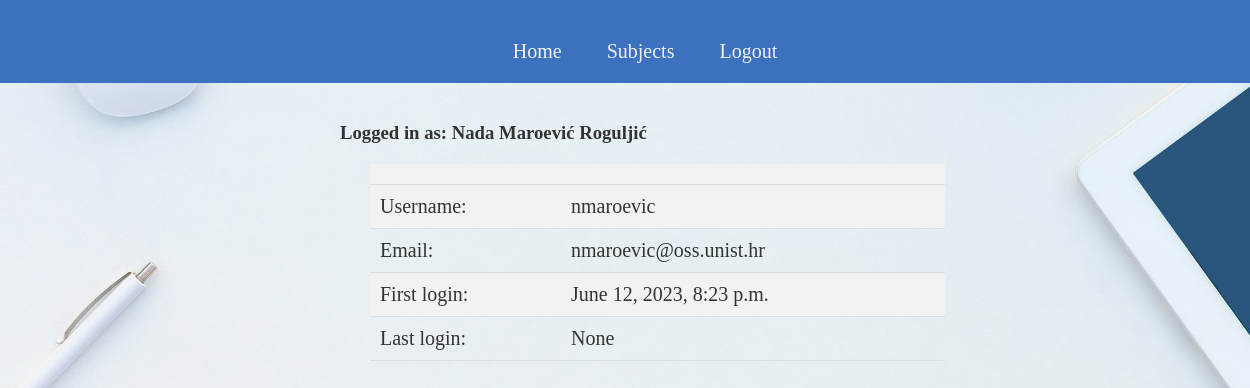
Page /izbornik/profesor/ (signed in) on the committed database.
### app1/models.py (models this page shows)
class Korisnik(AbstractUser):
    role = models.ForeignKey(Uloge, on_delete=models.CASCADE, blank="true", null="true")
    status = models.ForeignKey(StatusStudenta, on_delete=models.CASCADE, blank="true", null="true")

### app1/decorators.py (the view)
    def wrapper(request,*args,**kwargs):
        if (request.user.role.role != 'Profesor'):
            return render(request,'error.html')
        else:
            return function(request,*args,**kwargs)

### app1/views.py (called while the page is built)
@professor_required
def professorDashboard(request):
    return render(request, 'izbornikProfesor.html')

### app1/templates/izbornikProfesor.html (shortened to what this page needs)
{% extends 'home.html' %}
{% block izbornikProfesor %}
{% load static %}
<header>
  <nav>
    <a href="{% url 'izbornik_profesor' %}">Home</a>
    <a href="{% url 'predmeti' %}">Subjects</a>
    <a href="{% url 'logout' %}">Logout</a>
  </nav>
</header>
<main>
  <h3>Logged in as: {{ request.user.first_name }} {{ request.user.last_name }}</h3>
  <table>
    <tr>
      <th></th>
      <th></th>
    </tr>
    <tr>
      <td>Username:</td>
      <td>{{ request.user.username }}</td>
    </tr>
    <tr>
      <td>Email:</td>
      <td>{{ request.user.email }}</td>
    </tr>
    <tr>
      <td>First login:</td>
      <td>{{ request.user.date_joined }}</td>
    </tr>
    <tr>
      <td>Last login:</td>
      <td>{{ request.user.last_login }}</td>
    </tr>
  </table>
</main>
{% endblock %}

### rows in the picture
Korisnik: user.first_name "Nada", user.last_name "Maroević Roguljić", user.username "nmaroevic", user.email "nmaroevic@oss.unist.hr", user.date_joined "June 12, 2023, 8:23 p.m.", user.last_login "None"
